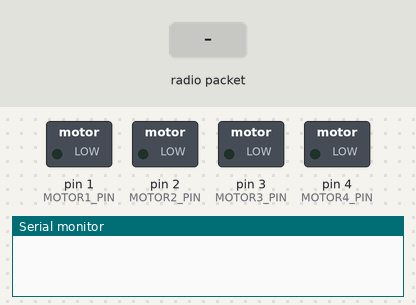
Recording of a sketch running on a simulated Teensy 4. Shown: switched loads named in the sketch (green lamp = pin HIGH), the last lines printed to the serial monitor. The inputs (shaded band) are chosen by the test bench. No radio packets arrive unless stated.

Above: at 0.1 s.
At 7.6 s:
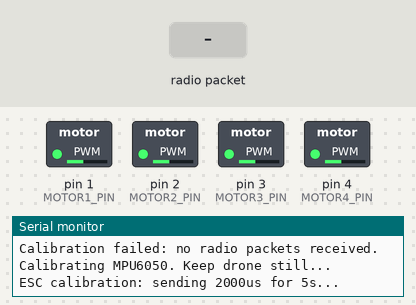
At 16.7 s:
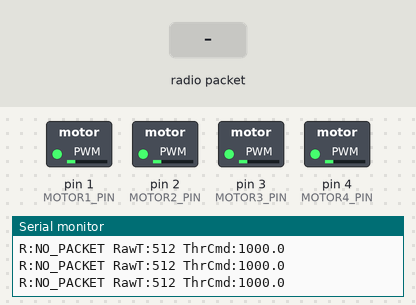
16.8 s: radio packet "1" arrives
Timing chart, 0 to 19.8 s (numbered marks = the images above; inputs shaded):
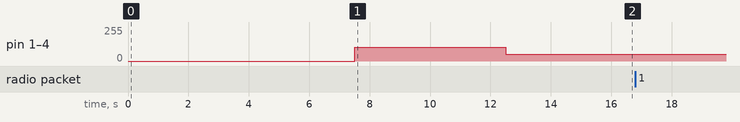

The sketch:

ramping_control_test.ino
```cpp
#include <SPI.h>
#include <RF24.h>
#include <Wire.h>
#include <MPU6050_light.h>

// =============================== SETTINGS ===============================
const uint8_t RF_CHANNEL = 108;
const uint16_t PRINT_INTERVAL_MS = 20;
const uint8_t GYRO_CONFIG = 3; // 0=250, 1=500, 2=1000, 3=2000 deg/s

const int THROTTLE_MIN_CMD = 1000;
const int THROTTLE_MAX_CMD = 2000;
const int THROTTLE_DEADBAND = 10; // ignore tiny throttle jitter from controller

//starting motor value
float start_speed = 0;
float end_speed = 0;
// Match flight_controller mapping bounds exactly.
const int THROTTLE_MAP_IN_MIN = 33;
const int THROTTLE_MAP_IN_MAX = 990;

const int MOTOR_PWM_FREQ_HZ = 200;
const int PWM_RES_BITS = 12;
const int PWM_MAX_COUNTS = (1 << PWM_RES_BITS) - 1; // 4095

const int MOTOR1_PIN = 1;
const int MOTOR2_PIN = 2;
const int MOTOR3_PIN = 3;
const int MOTOR4_PIN = 4;

// =============================== RADIO ===============================
RF24 radio(9, 10);
const byte address[6] = "00001";

struct __attribute__((packed)) ControlData {
  int16_t throttle;
  int16_t yaw;
  int16_t pitch;
  int16_t roll;
};
ControlData incomingData = {512, 512, 512, 512};

int16_t rollCenter = 512;
int16_t pitchCenter = 512;
int16_t yawCenter = 512;

// =============================== IMU ===============================
MPU6050 mpu(Wire);

// =============================== STATE ===============================
unsigned long timer = 0;
unsigned long lastRadioPacketMs = 0;
float desiredThrottle = 0.0f;
float throttleCommand = 1000.0f;

// =============================== HELPERS ===============================
bool calibrate_radio_centers(uint16_t sampleCount = 100, uint32_t timeoutMs = 3000) {
  Serial.println("Center all sticks now. Calibrating radio centers...");

  long sumRoll = 0;
  long sumPitch = 0;
  long sumYaw = 0;
  uint16_t got = 0;
  uint32_t t0 = millis();

  while (got < sampleCount && (millis() - t0) < timeoutMs) {
    if (radio.available()) {
      while (radio.available()) {
        radio.read(&incomingData, sizeof(incomingData));
      }
      sumRoll += incomingData.roll;
      sumPitch += incomingData.pitch;
      sumYaw += incomingData.yaw;
      got++;
    }
  }

  if (got == 0) {
    Serial.println("Calibration failed: no radio packets received.");
    return false;
  }

  rollCenter = (int16_t)(sumRoll / got);
  pitchCenter = (int16_t)(sumPitch / got);
  yawCenter = (int16_t)(sumYaw / got);

  Serial.print("Center values -> Roll: "); Serial.print(rollCenter);
  Serial.print(" Pitch: ");                Serial.print(pitchCenter);
  Serial.print(" Yaw: ");                  Serial.println(yawCenter);
  return true;
}

int pwmCommandToDutyCounts(float pwmCommandUs) {
  float clampedUs = constrain(pwmCommandUs, (float)THROTTLE_MIN_CMD, (float)THROTTLE_MAX_CMD);
  float periodUs = 1000000.0f / (float)MOTOR_PWM_FREQ_HZ;
  float dutyCounts = (clampedUs / periodUs) * (float)PWM_MAX_COUNTS;
  return (int)constrain(dutyCounts, 0.0f, (float)PWM_MAX_COUNTS);
}

void write_all_motors_us(float pwmUs) {
  int duty = pwmCommandToDutyCounts(pwmUs);
  //Serial.println(duty);
  analogWrite(MOTOR1_PIN, duty);
  analogWrite(MOTOR2_PIN, duty);
  analogWrite(MOTOR3_PIN, duty);
  analogWrite(MOTOR4_PIN, duty);
}

void calibrate_escs() {
  Serial.println("ESC calibration: sending 2000us for 5s...");
  write_all_motors_us(2000.0f);
  delay(5000);

  Serial.println("ESC calibration: sending 1000us for 3s...");
  write_all_motors_us(1000.0f);
  delay(3000);

  Serial.println("ESC calibration done.");
}

void read_radio() {
  bool gotPacket = false;
  while (radio.available()) {
    radio.read(&incomingData, sizeof(incomingData));
    gotPacket = true;
    lastRadioPacketMs = millis();
  }

  if (gotPacket) {
    int16_t newThrottle = incomingData.throttle;
    if (abs(newThrottle - (int16_t)desiredThrottle) >= THROTTLE_DEADBAND) {
      desiredThrottle = newThrottle;
    }
  }
}

// =============================== ARDUINO ===============================
void setup() {
  Serial.begin(230400);

  Wire.begin();
  Wire.setClock(400000);

  if (!radio.begin()) {
    Serial.println("Radio Error");
    while (1) {}
  }
  radio.openReadingPipe(0, address);
  radio.setPALevel(RF24_PA_MIN);
  radio.setDataRate(RF24_250KBPS);
  radio.setChannel(RF_CHANNEL);
  radio.startListening();

  delay(1500);
  if (!calibrate_radio_centers(100, 4000)) {
    rollCenter = 512;
    pitchCenter = 512;
    yawCenter = 512;
  }

  mpu.setGyroConfig(GYRO_CONFIG);
  byte mpuStatus = mpu.begin();
  if (mpuStatus != 0) {
    Serial.print("MPU Error: ");
    Serial.println(mpuStatus);
    while (1) {}
  }

  Serial.println("Calibrating MPU6050. Keep drone still...");
  delay(1000);
  mpu.calcOffsets();

  analogWriteFrequency(MOTOR1_PIN, MOTOR_PWM_FREQ_HZ);
  analogWriteFrequency(MOTOR2_PIN, MOTOR_PWM_FREQ_HZ);
  analogWriteFrequency(MOTOR3_PIN, MOTOR_PWM_FREQ_HZ);
  analogWriteFrequency(MOTOR4_PIN, MOTOR_PWM_FREQ_HZ);
  analogWriteResolution(PWM_RES_BITS);

  calibrate_escs();
  write_all_motors_us((float)THROTTLE_MIN_CMD);

  Serial.println("Throttle passthrough ready.");
  timer = millis();
}

void loop() {
  read_radio();

  throttleCommand = map((int)desiredThrottle,
                        THROTTLE_MAP_IN_MIN,
                        THROTTLE_MAP_IN_MAX,
                        THROTTLE_MIN_CMD,
                        THROTTLE_MAX_CMD);
  throttleCommand = constrain(throttleCommand, (float)THROTTLE_MIN_CMD, (float)THROTTLE_MAX_CMD);


  end_speed = throttleCommand;
  ramp(start_speed, throttleCommand);
  write_all_motors_us(throttleCommand);
  start_speed = end_speed;

  if (millis() - timer >= PRINT_INTERVAL_MS) {
    bool radioLinkOk = (millis() - lastRadioPacketMs) < 250;
    Serial.print("R:");
    Serial.print(radioLinkOk ? "OK" : "NO_PACKET");
    Serial.print(" RawT:");
    Serial.print(incomingData.throttle);
    Serial.print(" ThrCmd:");
    Serial.println(throttleCommand, 1);
    timer = millis();
  }
}


void ramp(float start_speed, float end_speed){
  if(start_speed > end_speed){
    for(float i = start_speed; i >= end_speed; i --){
    write_all_motors_us(i);
    Serial.print(i);
    //little delay
    delay(1);
    }
  }
  else{
    for(float i = start_speed; i <= end_speed; i ++){
    write_all_motors_us(i);
    //Serial.print(i);
    //little delay
    delay(1);
    }
  }
}
```
